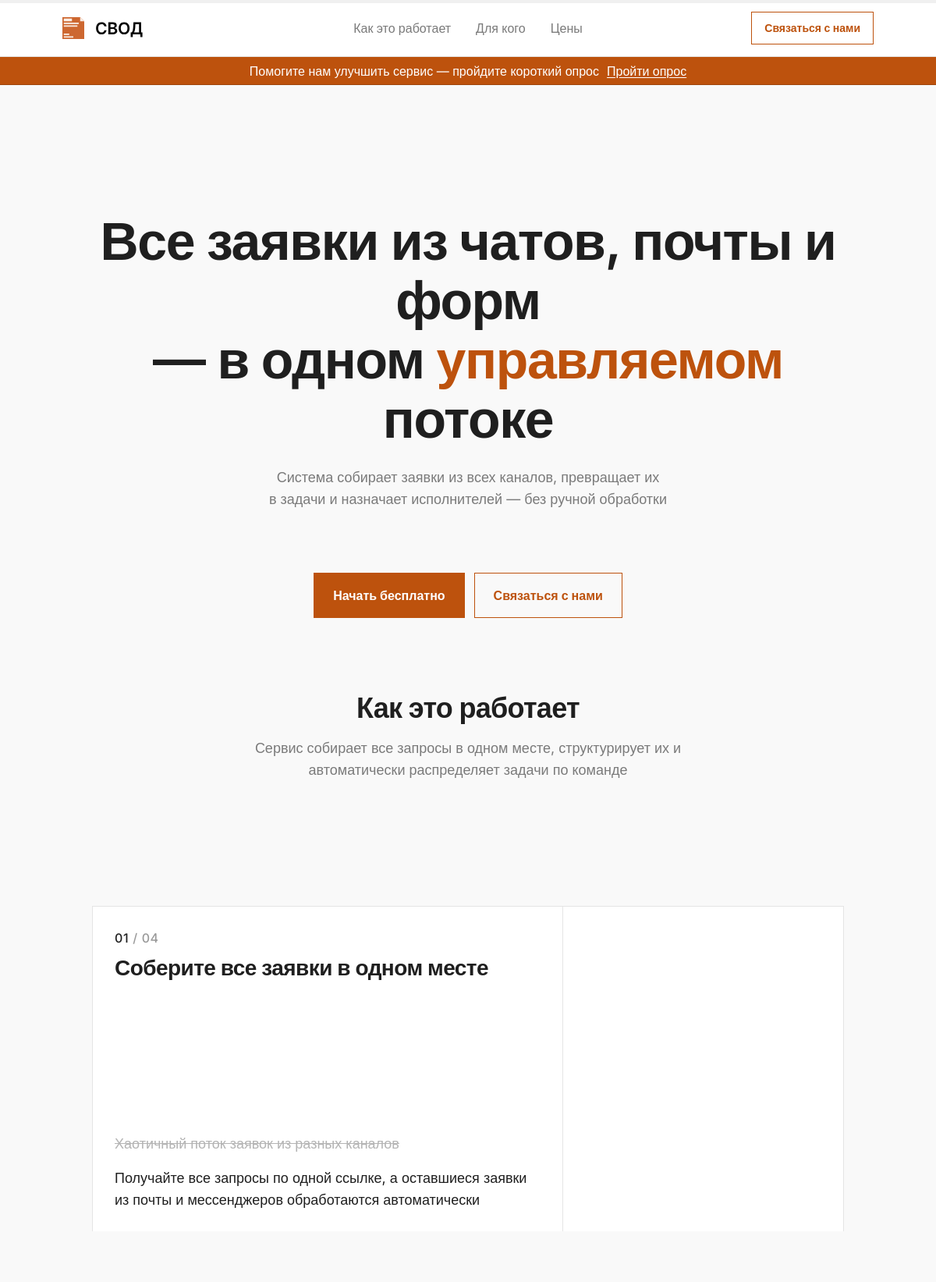
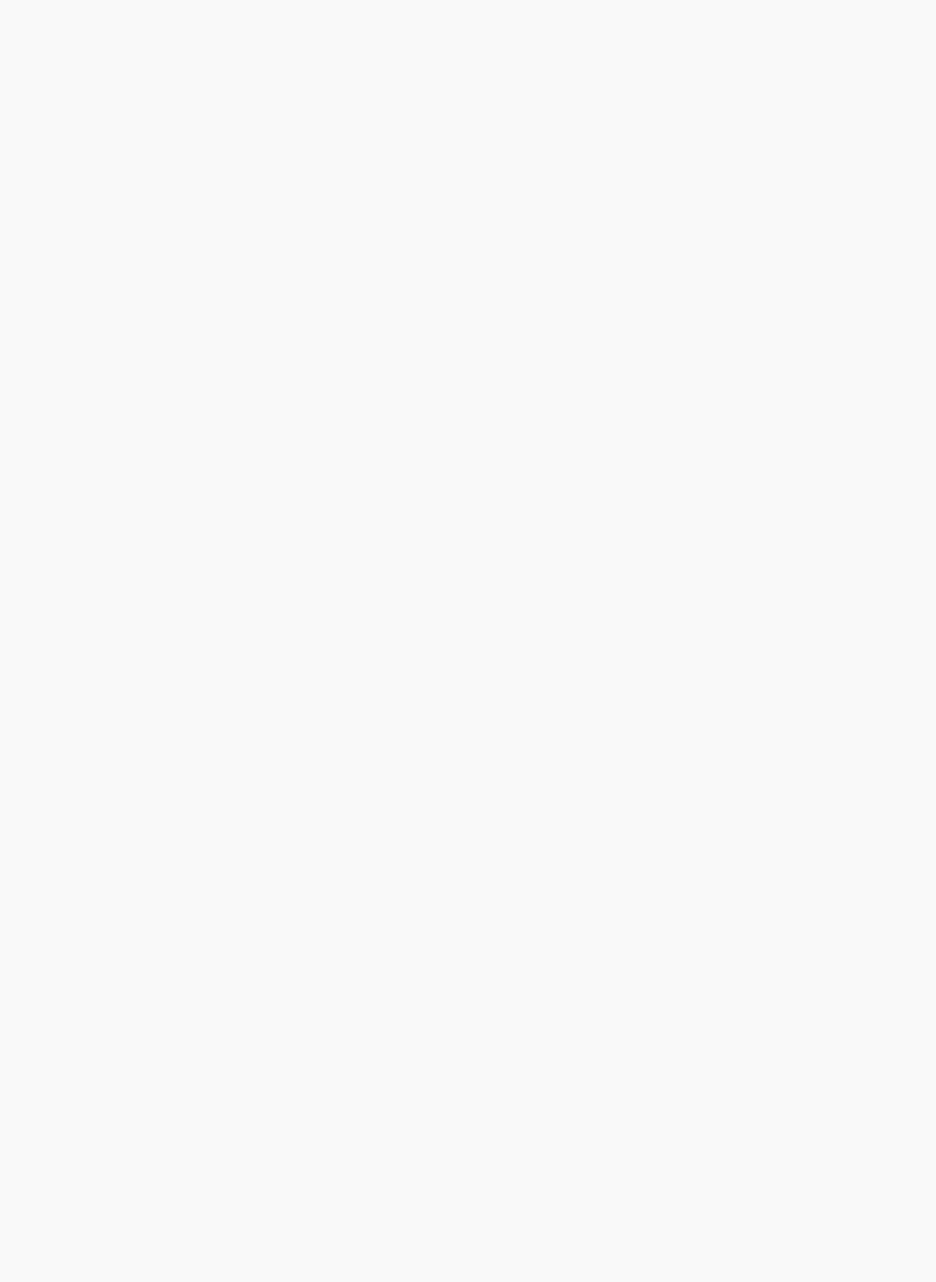
The page / (upper part) on the database its author committed (2 pictures, top to bottom).
### tables this page shows
CREATE TABLE content (
            id    INTEGER PRIMARY KEY AUTOINCREMENT,
            key   TEXT    NOT NULL UNIQUE,
            value TEXT    NOT NULL
        );

### routes/main.py (the view)
@main_bp.route("/")
def index():
    return render_template("index.html")

### app.py (called while the page is built)
def create_app():
    app = Flask(__name__)
    app.secret_key = os.environ.get("SECRET_KEY", "dev-secret-change-me")
    server_name = os.environ.get("SERVER_NAME")
    if server_name:
        app.config["SERVER_NAME"] = server_name
    @app.context_processor
    def inject_navigation():
        return {"nav_items": NAV_ITEMS}
    app.register_blueprint(main_bp)
    app.register_blueprint(admin_bp)
    with app.app_context():
        init_db()
    return app

### database.py (called while the page is built)
def _get_conn():
    os.makedirs(os.path.dirname(DB_PATH), exist_ok=True)
    conn = sqlite3.connect(DB_PATH)
    conn.row_factory = sqlite3.Row
    conn.execute("PRAGMA journal_mode=WAL")
    return conn

def get_content_dict():
    conn = _get_conn()
    rows = conn.execute("SELECT key, value FROM content").fetchall()
    conn.close()
    result = {row["key"]: row["value"] for row in rows}
    for key, default in CONTENT_DEFAULTS.items():
        result.setdefault(key, default)
    return result

def get_pricing():
    conn = _get_conn()
    rows = conn.execute(
        """SELECT * FROM pricing WHERE is_active = 1 ORDER BY sort_order ASC, id ASC"""
    ).fetchall()
    conn.close()
    return rows

### routes/main.py (called while the page is built)
@main_bp.context_processor
def inject_content():
    return {
        "content": get_content_dict(),
        "pricing_plans": get_pricing(),
    }

### templates/index.html (shortened to what this page needs)
{% extends "base.html" %}
{% block content %}
{% include 'sections/hero.html' %}
{% include 'sections/how_alt.html' %}
{% endblock %}

### templates/base.html (shortened to what this page needs)
<!DOCTYPE html>
<html lang="ru">
<head>
    <link rel="stylesheet" href="{{ url_for('static', filename='css/style.css') }}">
</head>
<body>
    <div class="site-top site-top--visible">
        {% include 'sections/header.html' %}
        {% include 'sections/top_banner.html' %}
    </div>
    <main>
        {% block content %}{% endblock %}
    </main>
</body>
</html>

### templates/sections/header.html
{% from 'macros/ui_button.html' import ui_button %}
<header class="site-header">
    <div class="container site-header__inner">
        <a class="site-header__logo" href="{{ url_for('main.index') }}">
            <img class="site-header__logo-img" src="{{ url_for('static', filename='icons/logo.svg') }}" width="67" height="17" alt="Svod">
        </a>
        {% include 'sections/header_nav.html' %}
        <div class="site-header__actions">
            {{ ui_button('Связаться с нами', href='#contact', variant='secondary', size='sm') }}
        </div>
    </div>
</header>

### templates/macros/ui_button.html
{% macro ui_button(text, href=none, variant='primary', size=none, extra_class='', button_type='button') -%}
{% set sz = size if size else 'md' %}
{% set class_str = 'ui-btn ui-btn--' ~ variant ~ ' ui-btn--' ~ sz ~ (' ' ~ extra_class if extra_class else '') %}
{% if href %}
<a href="{{ href }}" class="{{ class_str }}">{{ text }}</a>
{% else %}
<button type="{{ button_type }}" class="{{ class_str }}">{{ text }}</button>
{% endif %}
{%- endmacro %}

### templates/sections/header_nav.html
<nav class="site-header__nav" aria-label="Основная навигация">
    <ul class="site-header__list">
        {% for item in nav_items %}
        <li><a class="text-body-s" href="{{ item.href }}">{{ item.label }}</a></li>
        {% endfor %}
    </ul>
</nav>

### templates/sections/top_banner.html
<div class="top-banner" role="region" aria-label="Приглашение пройти опрос">
    <div class="container top-banner__inner">
        <p class="top-banner__text text-body-s">Помогите нам улучшить сервис — пройдите короткий опрос</p>
        <a class="top-banner__link text-body-s" href="{{ (content.get('survey_url') or 'https://example.com/survey')|e }}" target="_blank" rel="noopener noreferrer">Пройти опрос</a>
    </div>
</div>

### templates/sections/hero.html (shortened to what this page needs)
{% from 'macros/ui_button.html' import ui_button %}
<div class="container">
<section class="hero" id="hero" aria-labelledby="hero-title">
    <h1 id="hero-title" class="hero__title text-display">
        {{ content.get('hero_title', '<span class="hero__title-line">Все заявки из чатов, почты и форм</span><span class="hero__title-line">— в одном <span class="hero__title-accent">управляемом</span> потоке</span>') | safe }}
    </h1>
    <p class="hero__lead text-body-m">
        {{ content.get('hero_description', '<span class="hero__lead-line">Система собирает заявки из всех каналов, превращает их</span><span class="hero__lead-line">в задачи и назначает исполнителей — без ручной обработки</span>') | safe }}
    </p>
    <div class="hero__actions">
        {{ ui_button(content.get('hero_btn_primary', 'Начать бесплатно'), variant='primary', button_type='button', extra_class='js-dev-notice-trigger', size='md') }}
        {{ ui_button(content.get('hero_btn_secondary', 'Связаться с нами'), href='#contact', variant='secondary', size='md') }}
    </div>
</section>
</div>

### templates/sections/how_alt.html (shortened to what this page needs)
<section class="how-alt" id="how" aria-labelledby="how-alt-title">
    <div class="how-alt__sticky">
        <div class="container how-alt__inner">
            <header class="how-alt-header">
                <h2 id="how-alt-title" class="how-alt-header__title text-h2">{{ content.get('how_alt_title', 'Как это работает') }}</h2>
                <p class="how-alt-header__desc text-body-m">
                    {{ content.get('how_alt_description', 'Сервис собирает все запросы в одном месте, структурирует их и автоматически распределяет задачи по команде') }}
                </p>
            </header>
            <div class="how-alt__cards">
                {% for card in _how_cards %}
                <article class="how-alt__card" data-card-index="{{ loop.index0 }}">
                    <div class="how-alt__card-content">
                        <div class="how-alt__card-top">
                            <span class="how-alt__card-number text-body-s" aria-label="Шаг {{ card.idx }} из 4">
                                <span class="how-alt__card-number-current">0{{ card.idx }}</span><span class="how-alt__card-number-sep" aria-hidden="true"> / </span><span class="how-alt__card-number-total">04</span>
                            </span>
                            <h3 class="how-alt__card-title text-h3">{{ content.get('how_alt_card_' ~ card.idx ~ '_title', '') }}</h3>
                        </div>
                        <div class="how-alt__card-bottom">
                            <div class="how-alt__card-copy">
                                <p class="how-alt__card-old text-body-m">{{ content.get('how_alt_card_' ~ card.idx ~ '_old', '') }}</p>
                                <p class="how-alt__card-desc text-body-m">{{ content.get('how_alt_card_' ~ card.idx ~ '_desc', '') }}</p>
                            </div>
                        </div>
                    </div>
                    <div class="how-alt__card-media">
                        <img
                            class="how-alt__card-img"
                            src="{{ url_for('static', filename=card.img) }}"
                            alt="{{ card.alt }}"
                            width="640"
                            height="400"
                            loading="lazy"
                            decoding="async"
                        >
                    </div>
                </article>
                {% endfor %}
            </div>
        </div>
    </div>
</section>

### templates/sections/value_headline.html (shortened to what this page needs)
{% from 'macros/ui_button.html' import ui_button %}

### templates/sections/pricing.html (shortened to what this page needs)
{% from 'macros/icons.html' import check_icon %}

### templates/sections/cta.html (shortened to what this page needs)
{% from 'macros/ui_button.html' import ui_button %}

### templates/sections/footer.html (shortened to what this page needs)
{% from 'macros/ui_button.html' import ui_button %}

### rows shown on the page
content: value "Все заявки из чатов, почты и форм — в одном управляемом потоке"
content: value "Система собирает заявки из всех каналов, превращает их в задачи и назначает исполнителей — без ручной обработки"
content: value "Начать бесплатно"
content: value "Связаться с нами"
content: get "Как это работает"
content: get "Сервис собирает все запросы в одном месте, структурирует их и автоматически распределяет задачи по команде"
content: get "Соберите все заявки в одном месте"
content: get "Хаотичный поток заявок из разных каналов"
content: get "Получайте все запросы по одной ссылке, а оставшиеся заявки из почты и мессенджеров обработаются автоматически"

### other values the page prints
{{ item.label }} "Как это работает" "Для кого" "Цены"
{{ text }} "Связаться с нами"
{{ card.idx }} "1"
